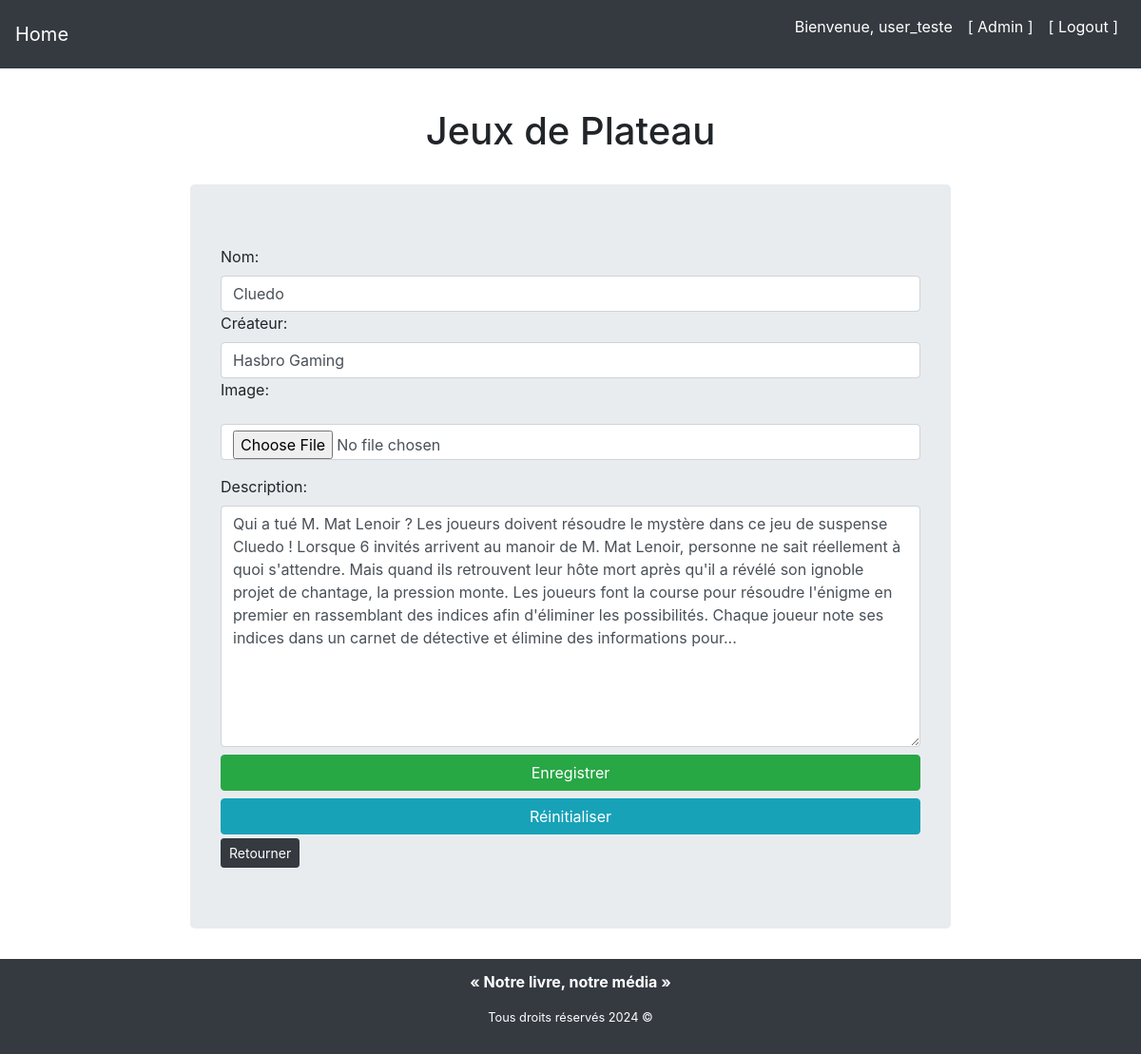
/library/update-game/xadrez/ (signed in), run on the app's committed database.
### library/models/board_games_model.py (models this page shows, shortened)
class BoardGame(models.Model):
    name = models.CharField(max_length=200, null=False)
    creator = models.CharField(max_length=200, null=False)
    slug = models.SlugField(default="", null=False,
                            blank=True, db_index=True, unique=True)
    image = models.ImageField(upload_to="images", null=False, blank=True)
    description = models.TextField(
        max_length=2000, null=True, default="", blank=True)

### library/views/board_games/update_view.py (the view, shortened to what this page needs)
class BoardGameUpdateView(LoginRequiredMixin, UpdateView):
    model = BoardGame
    form_class = BoardGameForm
    template_name = 'library/board_games/board_game_form.html'
    slug_field = 'slug'
    slug_url_kwarg = 'slug'
    success_url = reverse_lazy('gest-games')

### library/templates/library/board_games/board_game_form.html (shortened to what this page needs)
{% extends "base.html" %}
{% load static %}
{% block css_files %}
    <link rel="stylesheet" href="{% static 'library/forms.css' %}" />
{% endblock %}
{% block content %}
    <section class="book-form">
        <h1 class="text-center">Jeux de Plateau</h1>
        <form method="POST" class="jumbotron" enctype="multipart/form-data">
            {% for form_field in form %}
                <div class="{% if form_field.errors %}invalid{% endif %}">
                    {{ form_field.label_tag }}
                    {{ form_field }}
                </div>
            {% endfor %}
            <button class="btn btn-success btn-block" type="submit">Enregistrer</button>
            <input class="btn btn-info btn-block" type="reset" value="Réinitialiser">
            <a href="{% url 'gest-games' %}" class="btn btn-dark btn-sm mt-1" role="buttone">Retourner</a>
        </form>
    </section>
{% endblock %}

### templates/base.html (shortened to what this page needs)
{% load static%}
<!DOCTYPE html>
<html lang="en">
  <head>
    <link
      href="https://cdn.jsdelivr.net/npm/bootstrap@4.5.2/dist/css/bootstrap.min.css"
      rel="stylesheet"
    />
    <link rel="stylesheet" href="{% static 'app.css' %}" />
    {% block css_files %}{% endblock %}
  </head>
  <body>
    <header>
      <nav class="navbar navbar-expand-lg navbar-dark fixed-top justify-content-between">
        <a href="{% url 'index' %}" class="navbar-brand"> Home </a>
        <div class="object-fit-none" id="navbarNav">
          <ul class="navbar-nav">
            {% if not request.user.is_authenticated%}
              <li class="nav-item">
                <a href="{% url 'books' %}" class="nav-link">Livres</a>
              </li>
              <li class="nav-item">
                <a href="{% url 'cds' %}" class="nav-link">Cd's</a>
              </li>
              <li class="nav-item">
                <a href="{% url 'dvds' %}" class="nav-link">Dvd's</a>
              </li>
              <li class="nav-item">
                <a href="{% url 'board_games' %}" class="nav-link">Jeux de plateau</a>
              </li>
              <li class="nav-item">
                <a href="{% url 'home-library' %}" class="nav-link">[ Admin ]</a>
              </li>
            {% else %}
              <p class="nav-link">Bienvenue, {{ request.user }}</p>
              <a href="{% url 'home-library' %}" class="nav-link">[ Admin ]</a>
              <a href="{% url 'logout' %}" class="nav-link">[ Logout ]</a>
            {% endif %}
          </ul>
        </div>
      </nav>
    </header>
    <main class="">
        {% block content %}{% endblock %}
    </main>
    <footer class="bg-dark text-white">
      <strong>
      <p class="text-center">« Notre livre, notre média »</p>
        <small>
          <p class="text-center">Tous droits réservés 2024 ©</p>
        </small>
      </strong>
    </footer>
  </body>
</html>

### static/app.css (style rules this page uses)
body { margin-top: 50px; }
main { display: flex; flex-direction: column; align-items: center; justify-content: center; padding-top: 2rem; min-height: calc(100vh - 150px); }
.navbar { background-color: #343a40; }
.navbar-brand, .nav-link { color: #fff !important; }
section h1 { margin: 2rem; }
.search-block__title, input, button { width: 100%; }
footer { height: 100px; width: 100%; display: flex; align-items: center; justify-content: center; }

### library/static/library/forms.css (style rules this page uses)
#id_image { margin: 1rem 0 1rem 0; }
.jumbotron { width: 800px; }
.btn-block { margin-top: .5rem; }

### data on the page
BoardGame: form "Cluedo" "Hasbro Gaming" "Qui a tué M. Mat Lenoir ? Les joueurs doivent résoudre le mystère dans ce jeu de suspense Cluedo ! Lorsque 6 invités arrivent au manoir de M. Mat Lenoir, personne ne sait réellement à quoi s'attendre. Mais quand ils retrouvent leur hôte mort après qu'il a révélé son ignoble projet de chantage, la pression monte. Les joueurs font la course pour résoudre l'énigme en premier en rassemblant des indices afin d'éliminer les possibilités. Chaque joueur note ses indices dans un carnet de détective et élimine des informations pour..."

### other printed values
{{ request.user }} "user_teste"
